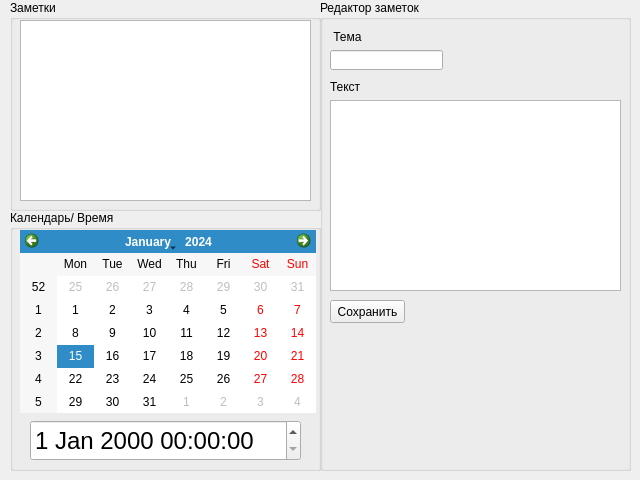
<?xml version="1.0" encoding="UTF-8"?>
<ui version="4.0">
 <class>Form</class>
 <widget class="QWidget" name="Form">
  <property name="geometry">
   <rect>
    <x>0</x>
    <y>0</y>
    <width>640</width>
    <height>480</height>
   </rect>
  </property>
  <property name="windowTitle">
   <string>Календарь</string>
  </property>
  <widget class="QGroupBox" name="calendarFrame">
   <property name="geometry">
    <rect>
     <x>10</x>
     <y>210</y>
     <width>311</width>
     <height>261</height>
    </rect>
   </property>
   <property name="title">
    <string>Календарь/ Время</string>
   </property>
   <widget class="QCalendarWidget" name="calendar">
    <property name="geometry">
     <rect>
      <x>10</x>
      <y>20</y>
      <width>296</width>
      <height>183</height>
     </rect>
    </property>
   </widget>
   <widget class="QDateTimeEdit" name="dateTimeEdit">
    <property name="geometry">
     <rect>
      <x>20</x>
      <y>210</y>
      <width>271</width>
      <height>41</height>
     </rect>
    </property>
    <property name="font">
     <font>
      <pointsize>18</pointsize>
     </font>
    </property>
   </widget>
  </widget>
  <widget class="QGroupBox" name="noteListFrame">
   <property name="geometry">
    <rect>
     <x>10</x>
     <y>0</y>
     <width>311</width>
     <height>211</height>
    </rect>
   </property>
   <property name="title">
    <string>Заметки</string>
   </property>
   <widget class="QListView" name="noteList">
    <property name="geometry">
     <rect>
      <x>10</x>
      <y>20</y>
      <width>291</width>
      <height>181</height>
     </rect>
    </property>
   </widget>
  </widget>
  <widget class="QGroupBox" name="noteEditFrame">
   <property name="geometry">
    <rect>
     <x>320</x>
     <y>0</y>
     <width>311</width>
     <height>471</height>
    </rect>
   </property>
   <property name="title">
    <string>Редактор заметок</string>
   </property>
   <widget class="QTextEdit" name="textEdit">
    <property name="geometry">
     <rect>
      <x>10</x>
      <y>100</y>
      <width>291</width>
      <height>191</height>
     </rect>
    </property>
   </widget>
   <widget class="QLineEdit" name="themeEdit">
    <property name="geometry">
     <rect>
      <x>10</x>
      <y>50</y>
      <width>113</width>
      <height>20</height>
     </rect>
    </property>
   </widget>
   <widget class="QLabel" name="label">
    <property name="geometry">
     <rect>
      <x>10</x>
      <y>30</y>
      <width>47</width>
      <height>13</height>
     </rect>
    </property>
    <property name="text">
     <string> Тема</string>
    </property>
   </widget>
   <widget class="QLabel" name="label_2">
    <property name="geometry">
     <rect>
      <x>10</x>
      <y>80</y>
      <width>47</width>
      <height>13</height>
     </rect>
    </property>
    <property name="text">
     <string>Текст</string>
    </property>
   </widget>
   <widget class="QPushButton" name="saveButton">
    <property name="geometry">
     <rect>
      <x>10</x>
      <y>300</y>
      <width>75</width>
      <height>23</height>
     </rect>
    </property>
    <property name="text">
     <string>Сохранить</string>
    </property>
   </widget>
  </widget>
 </widget>
 <resources/>
 <connections/>
</ui>
